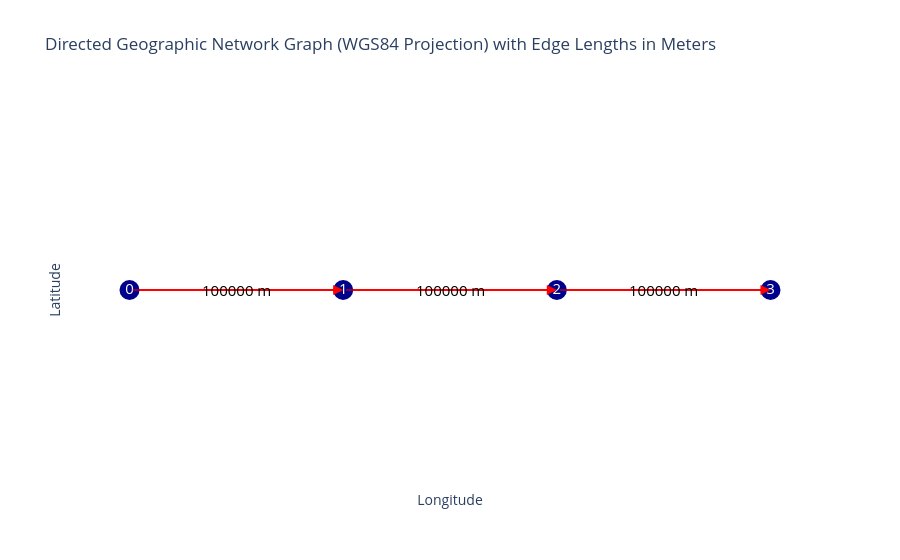

The notebook cell saved with this chart:
### Code cell
graph.plot()

### Figure 1 — Plotly figure (JSON) as saved in the notebook; plotly's stock layout.template omitted (floating-point values rounded to 4 significant figures)
{"data": [{"hoverinfo": "none", "line": {"color": "red", "width": 2}, "mode": "lines", "type": "scatter", "x": [0, 0.8983], "y": [0, 0]}, {"hoverinfo": "none", "line": {"color": "red", "width": 2}, "mode": "lines", "type": "scatter", "x": [0.8983, 1.797], "y": [0, 0]}, {"hoverinfo": "none", "line": {"color": "red", "width": 2}, "mode": "lines", "type": "scatter", "x": [1.797, 2.695], "y": [0, 0]}, {"hoverinfo": "text", "marker": {"color": "darkblue", "size": 20}, "mode": "markers+text", "text": ["0", "1", "2", "3"], "textfont": {"color": "white", "size": 15}, "textposition": "middle center", "type": "scatter", "x": [0, 0.8983, 1.797, 2.695], "y": [0, 0, 0, 0]}], "layout": {"annotations": [{"arrowcolor": "red", "arrowhead": 2, "arrowsize": 2, "arrowwidth": 1, "ax": 0, "axref": "x", "ay": 0, "ayref": "y", "showarrow": true, "x": 0.8983, "xref": "x", "y": 0, "yref": "y"}, {"arrowcolor": "red", "arrowhead": 2, "arrowsize": 2, "arrowwidth": 1, "ax": 0.8983, "axref": "x", "ay": 0, "ayref": "y", "showarrow": true, "x": 1.797, "xref": "x", "y": 0, "yref": "y"}, {"arrowcolor": "red", "arrowhead": 2, "arrowsize": 2, "arrowwidth": 1, "ax": 1.797, "axref": "x", "ay": 0, "ayref": "y", "showarrow": true, "x": 2.695, "xref": "x", "y": 0, "yref": "y"}, {"font": {"color": "black", "size": 15}, "showarrow": false, "text": "100000 m", "x": 0.4492, "y": 0}, {"font": {"color": "black", "size": 15}, "showarrow": false, "text": "100000 m", "x": 1.347, "y": 0}, {"font": {"color": "black", "size": 15}, "showarrow": false, "text": "100000 m", "x": 2.246, "y": 0}], "plot_bgcolor": "white", "showlegend": false, "title": {"text": "Directed Geographic Network Graph (WGS84 Projection) with Edge Lengths in Meters"}, "xaxis": {"showgrid": false, "showticklabels": false, "title": {"text": "Longitude"}, "zeroline": false}, "yaxis": {"showgrid": false, "showticklabels": false, "title": {"text": "Latitude"}, "zeroline": false}}}
